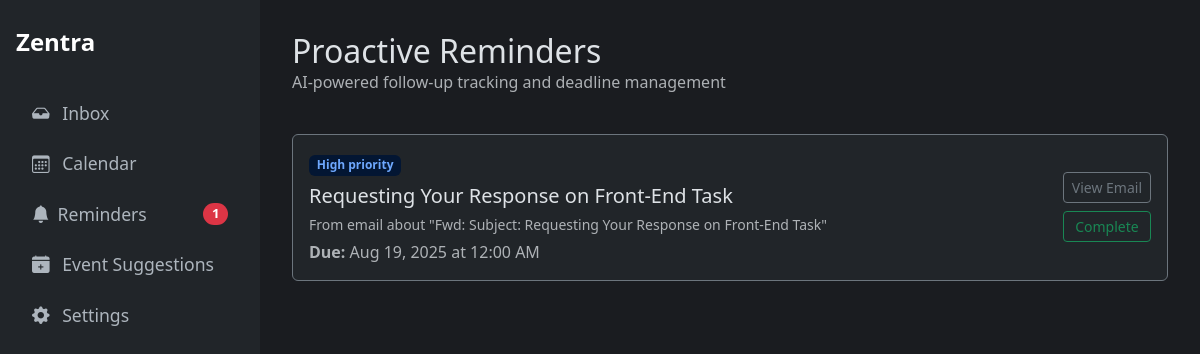
The app's page /reminders with its own data.
### tables this page shows
CREATE TABLE reminders (
    id INTEGER PRIMARY KEY AUTOINCREMENT,
    created_at TIMESTAMP NOT NULL DEFAULT CURRENT_TIMESTAMP,
    summary TEXT NOT NULL,
    due_date TEXT NOT NULL,
    status TEXT NOT NULL DEFAULT 'active', -- active, completed
    source_email_id INTEGER,
    FOREIGN KEY (source_email_id) REFERENCES classifications (id)
);

CREATE TABLE classifications (
    id INTEGER PRIMARY KEY AUTOINCREMENT,
    gmail_message_id TEXT UNIQUE NOT NULL, -- NEW: Added unique message ID
    created_at TIMESTAMP NOT NULL DEFAULT CURRENT_TIMESTAMP,
    subject TEXT NOT NULL,
    sender TEXT NOT NULL,
    body TEXT,
    category TEXT,
    confidence REAL,
    priority_analysis TEXT,
    category_reason TEXT,
    summary TEXT,
    important_terms TEXT,
    response_draft TEXT
);

### Oauth.py (the view)
@app.route("/reminders")
def reminders_view():
    reminders_raw = database.get_reminders(status='active')
    reminders = []
    now = datetime.now()
    for r in reminders_raw:
        try:
            reminder = dict(r)
            due_date = parse(r['due_date'])
            reminder['due_date_formatted'] = due_date.strftime("%b %d, %Y at %I:%M %p")
            classification = database.get_classification_by_id(r['source_email_id'])
            reminder['email_subject'] = classification['subject'] if classification else "Unknown"
            reminder['is_overdue'] = due_date < now
            reminders.append(reminder)
        except Exception as e:
            print(f"Error processing reminder {r['id']}: {e}")
            continue
    return render_template("reminders.html", reminders=reminders)

### Oauth.py (called while the page is built)
@app.context_processor
def inject_counts():
    pending_reminders_count = database.get_pending_reminders_count()
    return dict(pending_reminders_count=pending_reminders_count)

### database.py (called while the page is built)
def get_db_connection():
    conn = sqlite3.connect(DATABASE_FILE, timeout=10)
    conn.row_factory = sqlite3.Row
    return conn

def get_classification_by_id(classification_id):
    conn = get_db_connection()
    classification = conn.execute(
        'SELECT * FROM classifications WHERE id = ?', (classification_id,)
    ).fetchone()
    conn.close()
    return classification

def get_reminders(status='active'):
    conn = get_db_connection()
    reminders = conn.execute(
        "SELECT * FROM reminders WHERE status = ? ORDER BY due_date ASC", (status,)
    ).fetchall()
    conn.close()
    return reminders

def get_pending_reminders_count():
    conn = get_db_connection()
    count = conn.execute(
        "SELECT COUNT(id) FROM reminders WHERE status = 'active'"
    ).fetchone()[0]
    conn.close()
    return count

### templates/reminders.html (shortened to what this page needs)
{% extends "layout.html" %}
{% block content %}
<div class="d-flex justify-content-between align-items-center mb-4">
  <div>
    <h1 class="h2 mb-0">Proactive Reminders</h1>
    <p class="text-muted">AI-powered follow-up tracking and deadline management</p>
  </div>
</div>
{% for item in reminders %}
<div class="card mb-3 bg-dark {% if item.is_overdue %}border-danger{% else %}border-secondary{% endif %}">
    <div class="card-body">
        <div class="d-flex align-items-center">
            <div class="flex-grow-1">
                <div class="mb-2">
                    <span class="badge {% if item.is_overdue %}bg-danger-subtle text-danger-emphasis{% else %}bg-primary-subtle text-primary-emphasis{% endif %}">High priority</span>
                </div>
                <h5 class="mb-1">{{ item.summary }}</h5>
                <p class="mb-1 text-muted"><small>From email about "{{ item.email_subject }}"</small></p>
                <p class="mb-0 text-muted"><strong>Due:</strong> {{ item.due_date_formatted }}</p>
            </div>
            <div class="ms-3 d-grid gap-2">
                <a href="/classification/{{ item.source_email_id }}" class="btn btn-outline-secondary btn-sm">View Email</a>
                <a href="/complete_reminder/{{ item.id }}" class="btn btn-outline-success btn-sm">Complete</a>
            </div>
        </div>
    </div>
</div>
{% else %}
<div class="alert alert-success text-center">
    <i class="bi bi-check2-circle fs-1"></i>
    <h4 class="alert-heading mt-2">All Caught Up!</h4>
    <p>You have no pending reminders.</p>
</div>
{% endfor %}
{% endblock %}

### templates/layout.html (style rules this page uses)
body { display: flex; min-height: 100vh; background-color: #1a1c20; color: #dee2e6; }

### records on screen
reminders: summary "Requesting Your Response on Front-End Task"
classifications: email_subject "Fwd: Subject: Requesting Your Response on Front-End Task"

### other values on screen
{{ pending_reminders_count }} "1"
{{ item.due_date_formatted }} "Aug 19, 2025 at 12:00 AM"
